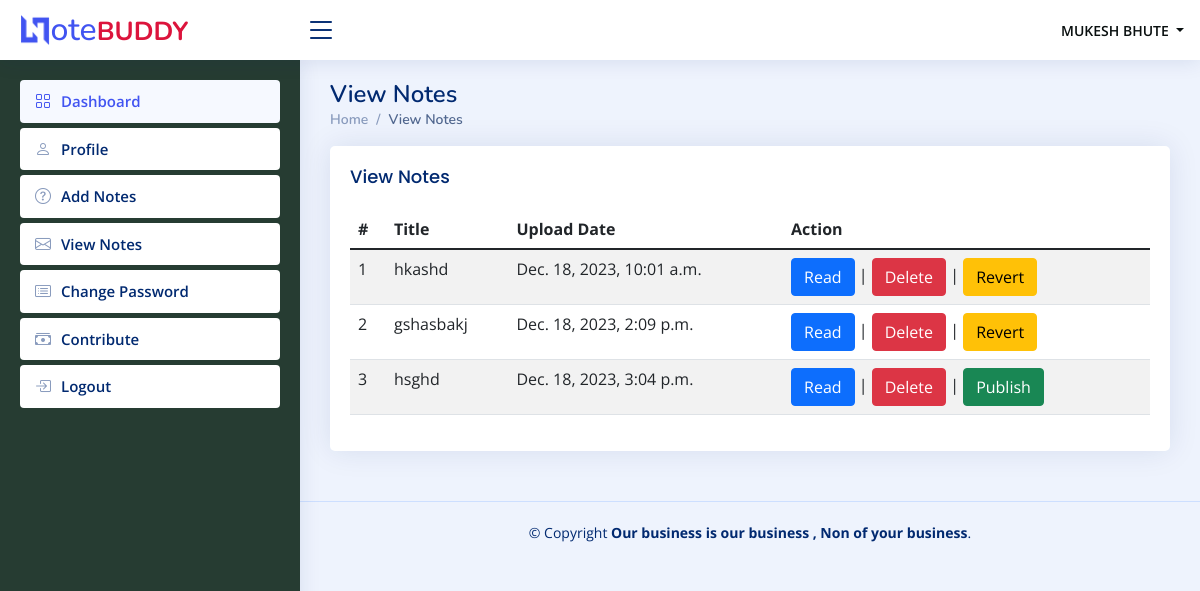
Page /viewNotes (signed in) on the earlier database version.
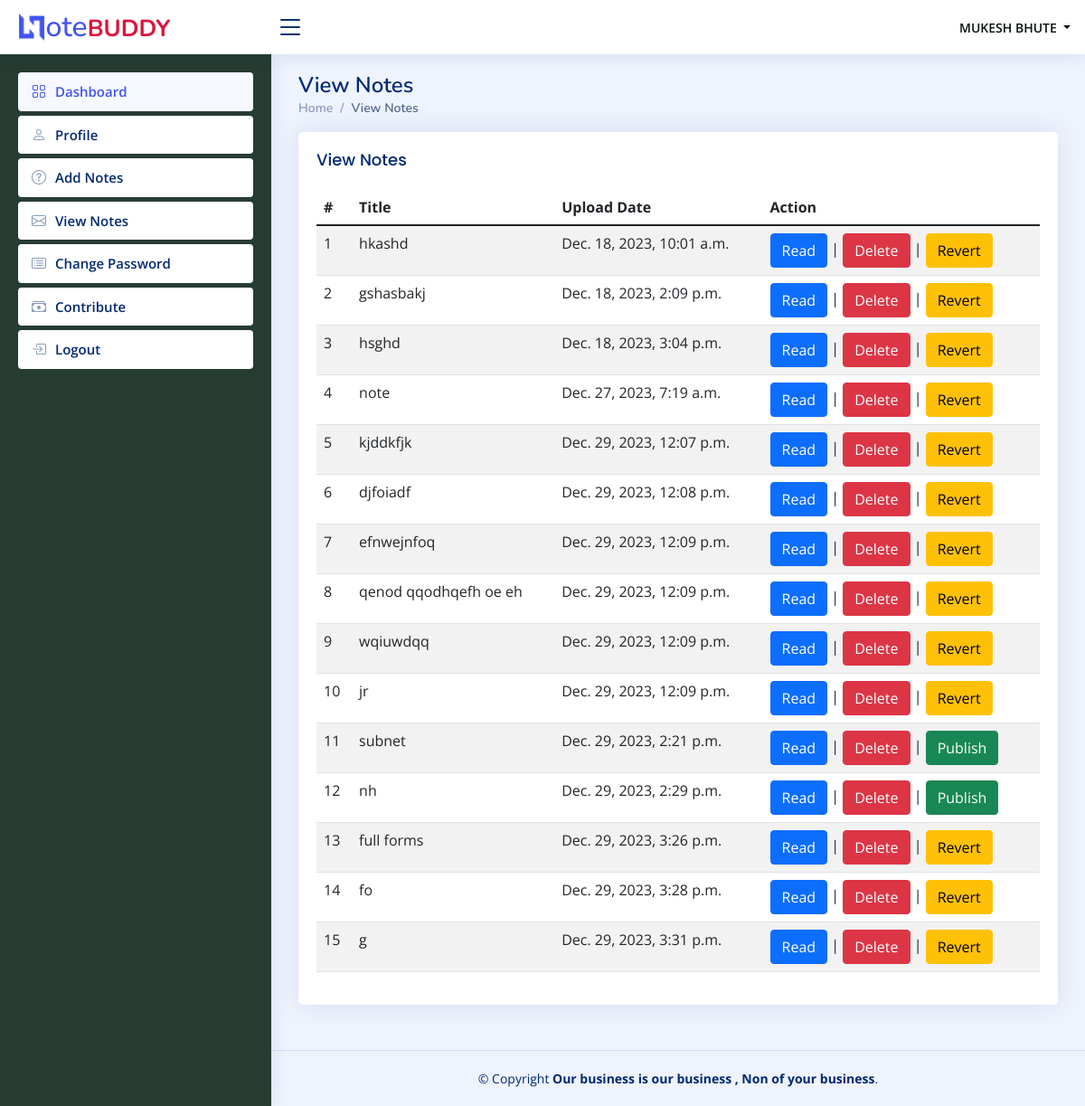
Same page on the later database version.
### home/models.py (models this page shows, shortened)
class Notes(models.Model):
    signup = models.ForeignKey(Signup, on_delete=models.CASCADE)
    Title = models.CharField(max_length=200, null=True)
    Content = models.CharField(max_length=450, null=True)
    CreationDate = models.DateTimeField(auto_now_add=True)
    UpdationDate = models.DateField(null=True)
    publish = models.BooleanField(default=False)

### home/views.py (the view)
# urls.py: path('viewNotes', viewNotes, name='viewNotes'),
def viewNotes(request):
    if not request.user.is_authenticated:
        return redirect('user_login')
    user = User.objects.get(id=request.user.id)
    signup = Signup.objects.get(user=user)
    notes = Notes.objects.filter(signup=signup)
    return render(request, 'viewNotes.html', locals())

### templates/viewNotes.html
{% extends 'usernavbar.html' %}
{% block main %}
<div class="pagetitle">
    <h1>View Notes</h1>
    <nav>
        <ol class="breadcrumb">
            <li class="breadcrumb-item"><a href="/dashboard">Home</a></li>
            <li class="breadcrumb-item active">View Notes</li>
        </ol>
    </nav>
</div>
<section class="section">
      <div class="row">
        <div class="col-lg-12">
          <div class="card">
            <div class="card-body">
              <h5 class="card-title">View Notes</h5>
              <table class="table table-striped">
                <thead>
                  <tr>
                    <th scope="col">#</th>
                    <th scope="col">Title</th>
                    <th scope="col">Upload Date</th>
                    <th scope="col">Action</th>
                  </tr>
                </thead>
                <tbody>
                  {% for i in notes %}
                  <tr>
                    <td>{{forloop.counter}}</td>
					<td>{{i.Title}}</td>
					<td>{{i.CreationDate}}</td>
                    <td>
                    <a href="{% url 'editNotes' i.id %}" class="btn btn-primary">Read</a> |
                    <a href="{% url 'deleteNotes' i.id  %}" class="btn btn-danger" onclick="return confirm('Are your sure to Delete ?')">Delete</a> |
                    {% if i.publish %}
                    <a href="{% url 'unpublish_note' i.id %}" class="btn btn-warning">Revert</a>
                    {% else %}
                    <a href="{% url 'publish_note' i.id %}" class="btn btn-success">Publish</a>
                    {% endif %}
                  </tr>
                  {% endfor %}
                </tbody>
              </table>
            </div>
          </div>
        </div>
      </div>
    </section>
{% endblock %}

### templates/usernavbar.html (shortened to what this page needs)
{% load static %}
<html lang="en">
<head>
  <link href="{% static 'assets/vendor/bootstrap/css/bootstrap.min.css' %}" rel="stylesheet">
  <link href="{% static 'assets/vendor/bootstrap-icons/bootstrap-icons.css' %}" rel="stylesheet">
  <link href="{% static 'assets/vendor/boxicons/css/boxicons.min.css' %}" rel="stylesheet">
  <link href="{% static 'assets/vendor/quill/quill.snow.css' %}" rel="stylesheet">
  <link href="{% static 'assets/vendor/quill/quill.bubble.css' %}" rel="stylesheet">
  <link href="{% static 'assets/vendor/remixicon/remixicon.css' %}" rel="stylesheet">
  <link href="{% static 'assets/vendor/simple-datatables/style.css' %}" rel="stylesheet">
  <link href="{% static 'assets/css/style.css' %}" rel="stylesheet">
</head>
<body>
  <header id="header" class="header fixed-top d-flex align-items-center">
    <div class="d-flex align-items-center justify-content-between">
      <a href="#" class="logo d-flex align-items-center">
        <img src="{% static 'assets/img/favicon.png' %}" alt="">
       <centre> <b><h2 style="margin-left: -4%; margin-top: 6%;">ote<span style="color: crimson;">BUDDY</span></h2></b> </centre>
      </a>
      <i class="bi bi-list toggle-sidebar-btn"></i>
    </div>
    <nav class="header-nav ms-auto" style="background-image: url('https://usagif.com/wp-content/uploads/gifs/starfall-gif-77.gif');">
      <ul class="d-flex align-items-center">
        <li class="nav-item dropdown pe-3">
          <a class="nav-link nav-profile d-flex align-items-center pe-0" href="#" data-bs-toggle="dropdown">
           <span class="d-none d-md-block dropdown-toggle ps-2" style = "color: rgb(9, 15, 15);"> {{request.user.first_name | upper}} {{request.user.last_name | upper}} </span>
          </a>
        </li>
      </ul>
    </nav>
  </header>
  <aside id="sidebar" class="sidebar">
    <ul class="sidebar-nav" id="sidebar-nav">
      <li class="nav-item">
        <a class="nav-link" href="/dashboard">
          <i class="bi bi-grid"></i>
          <span>Dashboard</span>
        </a>
      </li>
      <li class="nav-item">
        <a class="nav-link collapsed" href="/profile">
          <i class="bi bi-person"></i>
          <span>Profile</span>
        </a>
      </li>
      <li class="nav-item">
        <a class="nav-link collapsed" href="/addNotes">
          <i class="bi bi-question-circle"></i>
          <span>Add Notes</span>
        </a>
      </li>
      <li class="nav-item">
        <a class="nav-link collapsed" href="/viewNotes">
          <i class="bi bi-envelope"></i>
          <span>View Notes</span>
        </a>
      </li>
      <li class="nav-item">
        <a class="nav-link collapsed" href="/changePassword">
          <i class="bi bi-card-list"></i>
          <span>Change Password</span>
        </a>
      </li>
      <li class="nav-item">
        <a class="nav-link collapsed" href="/contrib">
          <i class="bi bi-cash-stack"></i>
          <span>Contribute</span>
        </a>
      </li>
      <li class="nav-item">
        <a class="nav-link collapsed" href="/logout">
          <i class="bi bi-box-arrow-in-right"></i>
          <span>Logout</span>
        </a>
      </li>
    </ul>
  </aside>
  <main id="main" class="main">
    <section class="section dashboard">
      {% block main %}
      {% endblock %}
    </section>
  </main>
  <footer id="footer" class="footer">
    <div class="copyright">
      &copy; Copyright <strong><span>Our business is our business , Non of your business</span></strong>.
    </div>
  </footer>
</body>
</html>

### static/assets/css/style.css (style rules this page uses)
:root { scroll-behavior: smooth; }
body { font-family: "Open Sans", sans-serif; background: #eef3fd; color: #444444; }
a { color: #4154f1; text-decoration: none; }
h1, h2, h3, h4, h5, h6 { font-family: "Nunito", sans-serif; }
#main { margin-top: 60px; padding: 20px 30px; transition: all 0.3s; }
.pagetitle { margin-bottom: 10px; }
.pagetitle h1 { font-size: 24px; margin-bottom: 0; font-weight: 600; color: #012970; }
.card { margin-bottom: 30px; border: none; border-radius: 5px; box-shadow: 0px 0 30px rgba(1, 41, 112, 0.1); }
.card-title { padding: 20px 0 15px 0; font-size: 18px; font-weight: 500; color: #012970; font-family: "Poppins", sans-serif; }
.card-body { padding: 0 20px 20px 20px; }
.breadcrumb { font-size: 14px; font-family: "Nunito", sans-serif; color: #899bbd; font-weight: 600; }
.breadcrumb a { color: #899bbd; transition: 0.3s; }
.breadcrumb .breadcrumb-item::before { color: #899bbd; }
.breadcrumb .active { color: #51678f; font-weight: 600; }
.logo { line-height: 1; }
@media (min-width: 1200px) { .logo { width: 280px; } }
.logo img { max-height: 30px; margin-right: 6px; }
.logo span { font-size: 26px; font-weight: 700; color: #012970; font-family: "Nunito", sans-serif; }
.header { transition: all 0.5s; z-index: 997; height: 60px; box-shadow: 0px 2px 20px rgba(1, 41, 112, 0.1); background-color: #ffffff; padding-left: 20px; }
.header .toggle-sidebar-btn { font-size: 32px; padding-left: 5px; cursor: pointer; color: #012970; }
.header-nav ul { list-style: none; }
.header-nav > ul { margin: 0; padding: 0; }
.header-nav .nav-profile { color: #012970; }
.header-nav .nav-profile span { font-size: 14px; font-weight: 600; }
.sidebar { position: fixed; top: 60px; left: 0; bottom: 0; width: 300px; z-index: 996; transition: all 0.3s; padding: 20px; overflow-y: auto; scrollbar-width: thin; scrollbar-color: #aab7cf transparent; box-shadow: 0px 0px 20px rgba(1, 41, 112, 0.1); background-color: #263c32; }
@media (min-width: 1200px) { #main, #footer { margin-left: 300px; } }
.sidebar-nav { padding: 0; margin: 0; list-style: none; }
.sidebar-nav li { padding: 0; margin: 0; list-style: none; }
.sidebar-nav .nav-item { margin-bottom: 5px; }
.sidebar-nav .nav-link { display: flex; align-items: center; font-size: 15px; font-weight: 600; color: #4154f1; transition: 0.3; background: #f6f9ff; padding: 10px 15px; border-radius: 4px; }
.sidebar-nav .nav-link i { font-size: 16px; margin-right: 10px; color: #4154f1; }
.sidebar-nav .nav-link.collapsed { color: #012970; background: #fff; }
.sidebar-nav .nav-link.collapsed i { color: #899bbd; }
.footer { padding: 20px 0; font-size: 14px; transition: all 0.3s; border-top: 1px solid #cddfff; }
.footer .copyright { text-align: center; color: #012970; }

Differences in the rows shown:
changed Notes "hsghd": publish "Publish" → "Revert"
added Notes: Title "note", CreationDate "Dec. 27, 2023, 7:19 a.m.", publish "Revert"
added Notes: Title "kjddkfjk", CreationDate "Dec. 29, 2023, 12:07 p.m.", publish "Revert"
added Notes: Title "djfoiadf", CreationDate "Dec. 29, 2023, 12:08 p.m.", publish "Revert"
added Notes: Title "efnwejnfoq", CreationDate "Dec. 29, 2023, 12:09 p.m.", publish "Revert"
added Notes: Title "qenod qqodhqefh oe eh", CreationDate "Dec. 29, 2023, 12:09 p.m.", publish "Revert"
added Notes: Title "wqiuwdqq", CreationDate "Dec. 29, 2023, 12:09 p.m.", publish "Revert"
added Notes: Title "jr", CreationDate "Dec. 29, 2023, 12:09 p.m.", publish "Revert"
added Notes: Title "subnet", CreationDate "Dec. 29, 2023, 2:21 p.m.", publish "Publish"
added Notes: Title "nh", CreationDate "Dec. 29, 2023, 2:29 p.m.", publish "Publish"
added Notes: Title "full forms", CreationDate "Dec. 29, 2023, 3:26 p.m.", publish "Revert"
added Notes: Title "fo", CreationDate "Dec. 29, 2023, 3:28 p.m.", publish "Revert"
added Notes: Title "g", CreationDate "Dec. 29, 2023, 3:31 p.m.", publish "Revert"
